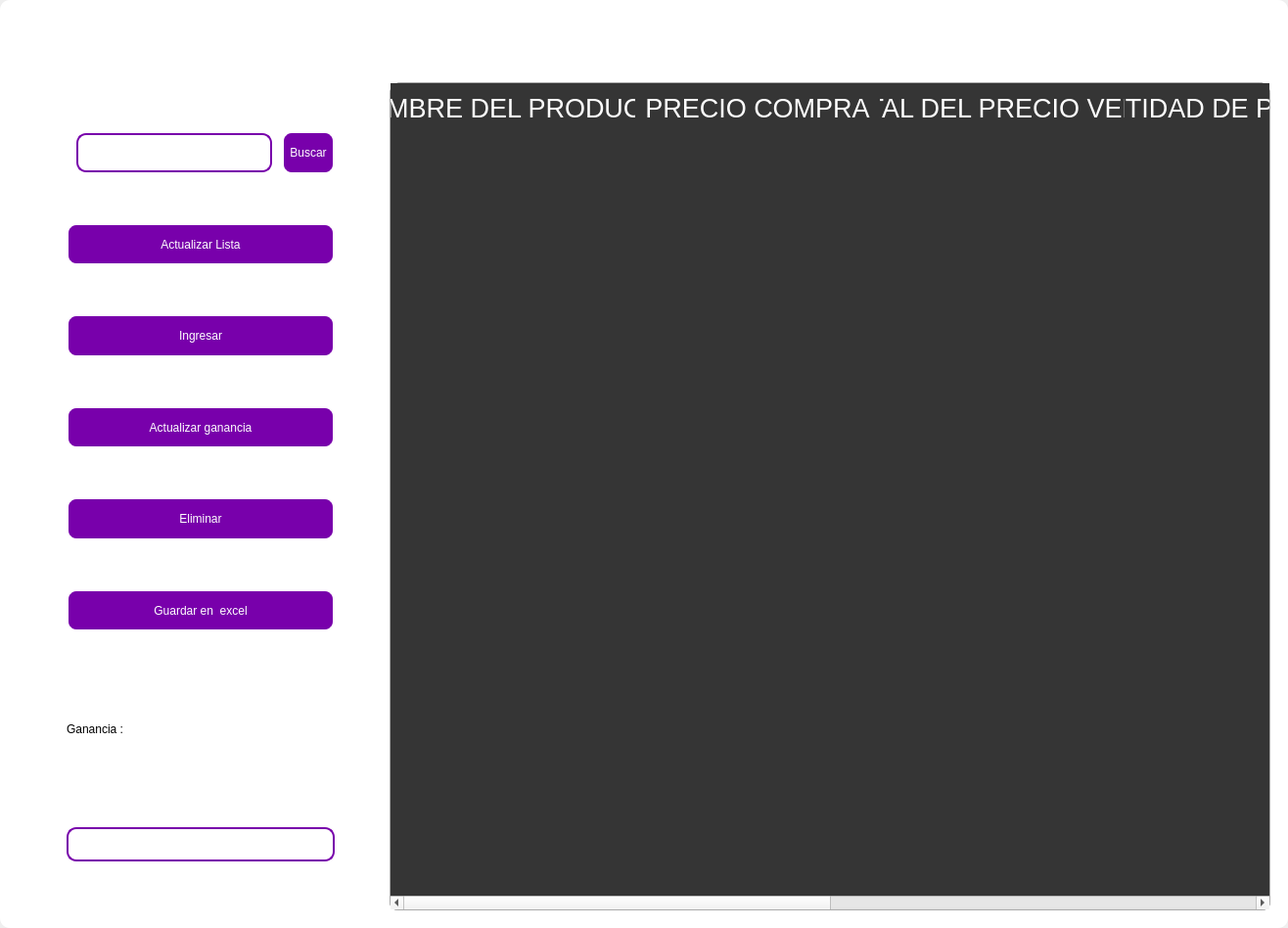
<?xml version="1.0" encoding="UTF-8"?>
<ui version="4.0">
 <class>MainWindow</class>
 <widget class="QMainWindow" name="MainWindow">
  <property name="geometry">
   <rect>
    <x>0</x>
    <y>0</y>
    <width>1316</width>
    <height>948</height>
   </rect>
  </property>
  <property name="windowTitle">
   <string>MainWindow</string>
  </property>
  <property name="styleSheet">
   <string notr="true"/>
  </property>
  <widget class="QWidget" name="centralwidget">
   <property name="styleSheet">
    <string notr="true"/>
   </property>
   <layout class="QVBoxLayout" name="verticalLayout">
    <property name="spacing">
     <number>0</number>
    </property>
    <property name="leftMargin">
     <number>0</number>
    </property>
    <property name="topMargin">
     <number>0</number>
    </property>
    <property name="rightMargin">
     <number>0</number>
    </property>
    <property name="bottomMargin">
     <number>0</number>
    </property>
    <item>
     <widget class="QFrame" name="frame">
      <property name="enabled">
       <bool>true</bool>
      </property>
      <property name="styleSheet">
       <string notr="true">
QFrame {
	border-radius:10px;
	
	background-color: rgb(255, 255, 255);
 }
</string>
      </property>
      <property name="frameShape">
       <enum>QFrame::StyledPanel</enum>
      </property>
      <property name="frameShadow">
       <enum>QFrame::Raised</enum>
      </property>
      <layout class="QVBoxLayout" name="verticalLayout_2">
       <item>
        <widget class="QFrame" name="frame_superior">
         <property name="minimumSize">
          <size>
           <width>0</width>
           <height>40</height>
          </size>
         </property>
         <property name="maximumSize">
          <size>
           <width>16777215</width>
           <height>40</height>
          </size>
         </property>
         <property name="styleSheet">
          <string notr="true">QPushButton{
border-radius:18px;
}

QPushButton:hover{
	background-color: rgb(0, 0, 0);
}
</string>
         </property>
         <property name="frameShape">
          <enum>QFrame::StyledPanel</enum>
         </property>
         <property name="frameShadow">
          <enum>QFrame::Raised</enum>
         </property>
         <layout class="QHBoxLayout" name="horizontalLayout_3">
          <property name="spacing">
           <number>4</number>
          </property>
          <property name="leftMargin">
           <number>0</number>
          </property>
          <property name="topMargin">
           <number>0</number>
          </property>
          <property name="rightMargin">
           <number>0</number>
          </property>
          <property name="bottomMargin">
           <number>0</number>
          </property>
          <item>
           <widget class="QPushButton" name="btn_icon">
            <property name="text">
             <string/>
            </property>
            <property name="iconSize">
             <size>
              <width>40</width>
              <height>40</height>
             </size>
            </property>
           </widget>
          </item>
          <item>
           <spacer name="horizontalSpacer_2">
            <property name="orientation">
             <enum>Qt::Horizontal</enum>
            </property>
            <property name="sizeHint" stdset="0">
             <size>
              <width>443</width>
              <height>20</height>
             </size>
            </property>
           </spacer>
          </item>
          <item>
           <widget class="QPushButton" name="btn_exit">
            <property name="minimumSize">
             <size>
              <width>38</width>
              <height>38</height>
             </size>
            </property>
            <property name="maximumSize">
             <size>
              <width>38</width>
              <height>38</height>
             </size>
            </property>
            <property name="text">
             <string/>
            </property>
            <property name="iconSize">
             <size>
              <width>35</width>
              <height>35</height>
             </size>
            </property>
           </widget>
          </item>
          <item>
           <widget class="QPushButton" name="bt_minimizar">
            <property name="minimumSize">
             <size>
              <width>38</width>
              <height>38</height>
             </size>
            </property>
            <property name="maximumSize">
             <size>
              <width>38</width>
              <height>38</height>
             </size>
            </property>
            <property name="cursor">
             <cursorShape>PointingHandCursor</cursorShape>
            </property>
            <property name="text">
             <string/>
            </property>
            <property name="icon">
             <iconset>
              <normaloff>image/minus.svg</normaloff>image/minus.svg</iconset>
            </property>
            <property name="iconSize">
             <size>
              <width>38</width>
              <height>38</height>
             </size>
            </property>
           </widget>
          </item>
          <item>
           <widget class="QPushButton" name="bt_maximizar">
            <property name="minimumSize">
             <size>
              <width>38</width>
              <height>38</height>
             </size>
            </property>
            <property name="maximumSize">
             <size>
              <width>38</width>
              <height>38</height>
             </size>
            </property>
            <property name="cursor">
             <cursorShape>PointingHandCursor</cursorShape>
            </property>
            <property name="text">
             <string/>
            </property>
            <property name="icon">
             <iconset>
              <normaloff>image/chevron-up.svg</normaloff>image/chevron-up.svg</iconset>
            </property>
            <property name="iconSize">
             <size>
              <width>38</width>
              <height>38</height>
             </size>
            </property>
           </widget>
          </item>
          <item>
           <widget class="QPushButton" name="bt_restaurar">
            <property name="minimumSize">
             <size>
              <width>38</width>
              <height>38</height>
             </size>
            </property>
            <property name="maximumSize">
             <size>
              <width>38</width>
              <height>38</height>
             </size>
            </property>
            <property name="cursor">
             <cursorShape>PointingHandCursor</cursorShape>
            </property>
            <property name="text">
             <string/>
            </property>
            <property name="icon">
             <iconset>
              <normaloff>image/chevron-down.svg</normaloff>image/chevron-down.svg</iconset>
            </property>
            <property name="iconSize">
             <size>
              <width>38</width>
              <height>38</height>
             </size>
            </property>
           </widget>
          </item>
          <item>
           <widget class="QPushButton" name="bt_cerrar">
            <property name="minimumSize">
             <size>
              <width>38</width>
              <height>38</height>
             </size>
            </property>
            <property name="maximumSize">
             <size>
              <width>38</width>
              <height>38</height>
             </size>
            </property>
            <property name="cursor">
             <cursorShape>PointingHandCursor</cursorShape>
            </property>
            <property name="text">
             <string/>
            </property>
            <property name="icon">
             <iconset>
              <normaloff>image/x.svg</normaloff>image/x.svg</iconset>
            </property>
            <property name="iconSize">
             <size>
              <width>38</width>
              <height>38</height>
             </size>
            </property>
           </widget>
          </item>
         </layout>
        </widget>
       </item>
       <item>
        <widget class="QLabel" name="label">
         <property name="styleSheet">
          <string notr="true">font: 30pt &quot;MS Shell Dlg 2&quot;;
color: rgb(255, 255, 255);</string>
         </property>
         <property name="text">
          <string>Calcular total de ganacias</string>
         </property>
         <property name="alignment">
          <set>Qt::AlignCenter</set>
         </property>
        </widget>
       </item>
       <item>
        <widget class="QFrame" name="frame_3">
         <property name="minimumSize">
          <size>
           <width>0</width>
           <height>0</height>
          </size>
         </property>
         <property name="frameShape">
          <enum>QFrame::StyledPanel</enum>
         </property>
         <property name="frameShadow">
          <enum>QFrame::Raised</enum>
         </property>
         <layout class="QHBoxLayout" name="horizontalLayout_4">
          <property name="leftMargin">
           <number>9</number>
          </property>
          <property name="topMargin">
           <number>9</number>
          </property>
          <property name="rightMargin">
           <number>9</number>
          </property>
          <item>
           <layout class="QVBoxLayout" name="verticalLayout_4">
            <property name="spacing">
             <number>50</number>
            </property>
            <property name="sizeConstraint">
             <enum>QLayout::SetDefaultConstraint</enum>
            </property>
            <property name="leftMargin">
             <number>50</number>
            </property>
            <property name="topMargin">
             <number>50</number>
            </property>
            <property name="rightMargin">
             <number>50</number>
            </property>
            <property name="bottomMargin">
             <number>50</number>
            </property>
            <item>
             <layout class="QHBoxLayout" name="horizontalLayout">
              <property name="spacing">
               <number>10</number>
              </property>
              <property name="leftMargin">
               <number>10</number>
              </property>
              <property name="topMargin">
               <number>0</number>
              </property>
              <property name="bottomMargin">
               <number>0</number>
              </property>
              <item>
               <widget class="QLineEdit" name="searchtxt">
                <property name="minimumSize">
                 <size>
                  <width>200</width>
                  <height>35</height>
                 </size>
                </property>
                <property name="maximumSize">
                 <size>
                  <width>150</width>
                  <height>40</height>
                 </size>
                </property>
                <property name="styleSheet">
                 <string notr="true">QLabel {
	color: rgb(255, 255, 254);
	font: 12pt &quot;Arial&quot;;
	background-color: rgba(0, 0, 0,0);
}

QTextEdit{
background-color: rgba(0, 0, 0,0);
border-radius:10px; 
font: 12pt &quot;Arial&quot;;
color: rgb(255, 255, 254);
border: 2px solid  rgb(255, 255, 255);

}

QTextEdit:hover{
background-color: rgba(0, 0, 0,0);
border-radius:10px; 
font: 12pt &quot;Arial&quot;;
border: 2px solid  rgb(120, 0, 171);
}

QTextEdit:focus{
background-color: rgb(0, 0, 0);
border-radius:10px; 
font: 12pt &quot;Arial&quot;;
border: 2px solid rgb(120, 0, 171);
}

QLineEdit{
background-color: rgba(0, 0, 0,0);
border-radius:10px; 
font: 12pt &quot;Arial&quot;;
color: rgb(255, 255, 254);
border: 2px solid  rgb(120, 0, 171);
}

QLineEdit:hover{
background-color: rgba(0, 0, 0,0);
border-radius:10px; 
font: 12pt &quot;Arial&quot;;
border: 2px solid  rgb(120, 0, 171);
}

QLineEdit:focus{
background-color: rgb(0, 0, 0);
border-radius:10px; 
font: 12pt &quot;Arial&quot;;
border: 2px solid rgb(120, 0, 171);
}

QCheckBox{
	font: 12pt &quot;Arial&quot;;
	color: rgb(255, 255, 255);
}

QCheckBox::indicator {
    width: 18px;
    height:18px;
}

QCheckBox::indicator:unchecked {
   background-image: url(image/square.svg);
}

QCheckBox::indicator:checked {
   background-image: url(image/check-square.svg);
}

QPushButton{
border-radius:10px; 
font: 12pt &quot;Arial&quot;;
color: rgb(255, 255, 254);
border: 2px solid #ffffff;
}

QPushButton:hover{
border-radius:10px; 
font: 12pt &quot;Arial&quot;;
color: rgb(255, 255, 255);
border: 2px solid rgb(120, 0, 171);
	background-color: rgb(120, 0, 171);
}
</string>
                </property>
               </widget>
              </item>
              <item>
               <widget class="QPushButton" name="btn_search">
                <property name="sizePolicy">
                 <sizepolicy hsizetype="Minimum" vsizetype="Fixed">
                  <horstretch>0</horstretch>
                  <verstretch>0</verstretch>
                 </sizepolicy>
                </property>
                <property name="minimumSize">
                 <size>
                  <width>0</width>
                  <height>15</height>
                 </size>
                </property>
                <property name="maximumSize">
                 <size>
                  <width>100</width>
                  <height>50</height>
                 </size>
                </property>
                <property name="cursor">
                 <cursorShape>PointingHandCursor</cursorShape>
                </property>
                <property name="styleSheet">
                 <string notr="true">QPushButton{
border-radius:10px; 
font: 12pt &quot;Arial&quot;;
color: rgb(255, 255, 254);
border: 2px solid #ffffff;
	background-color: rgb(120, 0, 171);
}

QPushButton:hover{
border-radius:10px; 
font: 12pt &quot;Arial&quot;;
color: rgb(255, 255, 255);
border: 2px solid rgb(120, 0, 171);
	background-color: rgb(120, 0, 171);
}</string>
                </property>
                <property name="text">
                 <string>Buscar</string>
                </property>
               </widget>
              </item>
             </layout>
            </item>
            <item>
             <widget class="QPushButton" name="btn_get">
              <property name="minimumSize">
               <size>
                <width>50</width>
                <height>40</height>
               </size>
              </property>
              <property name="maximumSize">
               <size>
                <width>300</width>
                <height>50</height>
               </size>
              </property>
              <property name="cursor">
               <cursorShape>PointingHandCursor</cursorShape>
              </property>
              <property name="styleSheet">
               <string notr="true">QPushButton{
border-radius:10px; 
font: 12pt &quot;Arial&quot;;
color: rgb(255, 255, 254);
border: 2px solid #ffffff;
	background-color: rgb(120, 0, 171);
}

QPushButton:hover{
border-radius:10px; 
font: 12pt &quot;Arial&quot;;
color: rgb(255, 255, 255);
border: 2px solid rgb(120, 0, 171);
	background-color: rgb(120, 0, 171);
}</string>
              </property>
              <property name="text">
               <string>Actualizar Lista</string>
              </property>
              <property name="iconSize">
               <size>
                <width>35</width>
                <height>35</height>
               </size>
              </property>
             </widget>
            </item>
            <item>
             <widget class="QPushButton" name="btn_add">
              <property name="minimumSize">
               <size>
                <width>0</width>
                <height>40</height>
               </size>
              </property>
              <property name="maximumSize">
               <size>
                <width>300</width>
                <height>50</height>
               </size>
              </property>
              <property name="cursor">
               <cursorShape>PointingHandCursor</cursorShape>
              </property>
              <property name="styleSheet">
               <string notr="true">QPushButton{
border-radius:10px; 
font: 12pt &quot;Arial&quot;;
color: rgb(255, 255, 254);
border: 2px solid #ffffff;
	background-color: rgb(120, 0, 171);
}

QPushButton:hover{
border-radius:10px; 
font: 12pt &quot;Arial&quot;;
color: rgb(255, 255, 255);
border: 2px solid rgb(120, 0, 171);
	background-color: rgb(120, 0, 171);
}</string>
              </property>
              <property name="text">
               <string>Ingresar</string>
              </property>
              <property name="iconSize">
               <size>
                <width>35</width>
                <height>35</height>
               </size>
              </property>
             </widget>
            </item>
            <item>
             <widget class="QPushButton" name="btn_update">
              <property name="minimumSize">
               <size>
                <width>0</width>
                <height>40</height>
               </size>
              </property>
              <property name="maximumSize">
               <size>
                <width>300</width>
                <height>50</height>
               </size>
              </property>
              <property name="cursor">
               <cursorShape>PointingHandCursor</cursorShape>
              </property>
              <property name="styleSheet">
               <string notr="true">QPushButton{
border-radius:10px; 
font: 12pt &quot;Arial&quot;;
color: rgb(255, 255, 254);
border: 2px solid #ffffff;
	background-color: rgb(120, 0, 171);
}

QPushButton:hover{
border-radius:10px; 
font: 12pt &quot;Arial&quot;;
color: rgb(255, 255, 255);
border: 2px solid rgb(120, 0, 171);
	background-color: rgb(120, 0, 171);
}</string>
              </property>
              <property name="text">
               <string>Actualizar ganancia</string>
              </property>
              <property name="iconSize">
               <size>
                <width>35</width>
                <height>35</height>
               </size>
              </property>
             </widget>
            </item>
            <item>
             <widget class="QPushButton" name="btn_delete">
              <property name="minimumSize">
               <size>
                <width>0</width>
                <height>40</height>
               </size>
              </property>
              <property name="maximumSize">
               <size>
                <width>300</width>
                <height>50</height>
               </size>
              </property>
              <property name="cursor">
               <cursorShape>PointingHandCursor</cursorShape>
              </property>
              <property name="styleSheet">
               <string notr="true">QPushButton{
border-radius:10px; 
font: 12pt &quot;Arial&quot;;
color: rgb(255, 255, 254);
border: 2px solid #ffffff;
	background-color: rgb(120, 0, 171);
}

QPushButton:hover{
border-radius:10px; 
font: 12pt &quot;Arial&quot;;
color: rgb(255, 255, 255);
border: 2px solid rgb(120, 0, 171);
	background-color: rgb(120, 0, 171);
}</string>
              </property>
              <property name="text">
               <string>Eliminar</string>
              </property>
              <property name="iconSize">
               <size>
                <width>35</width>
                <height>35</height>
               </size>
              </property>
             </widget>
            </item>
            <item>
             <widget class="QPushButton" name="btn_excel">
              <property name="minimumSize">
               <size>
                <width>10</width>
                <height>40</height>
               </size>
              </property>
              <property name="maximumSize">
               <size>
                <width>300</width>
                <height>50</height>
               </size>
              </property>
              <property name="cursor">
               <cursorShape>PointingHandCursor</cursorShape>
              </property>
              <property name="styleSheet">
               <string notr="true">QPushButton{
border-radius:10px; 
font: 12pt &quot;Arial&quot;;
color: rgb(255, 255, 254);
border: 2px solid #ffffff;
	background-color: rgb(120, 0, 171);
}

QPushButton:hover{
border-radius:10px; 
font: 12pt &quot;Arial&quot;;
color: rgb(255, 255, 255);
border: 2px solid rgb(120, 0, 171);
	background-color: rgb(120, 0, 171);
}</string>
              </property>
              <property name="text">
               <string>Guardar en  excel</string>
              </property>
              <property name="iconSize">
               <size>
                <width>35</width>
                <height>35</height>
               </size>
              </property>
             </widget>
            </item>
            <item>
             <widget class="QLabel" name="label_gain">
              <property name="minimumSize">
               <size>
                <width>35</width>
                <height>100</height>
               </size>
              </property>
              <property name="styleSheet">
               <string notr="true">font: 20pt &quot;MS Shell Dlg 2&quot;;
color: rgb(0, 0, 0);</string>
              </property>
              <property name="text">
               <string>Ganancia :</string>
              </property>
             </widget>
            </item>
            <item>
             <widget class="QLineEdit" name="gaintxt">
              <property name="enabled">
               <bool>false</bool>
              </property>
              <property name="minimumSize">
               <size>
                <width>0</width>
                <height>35</height>
               </size>
              </property>
              <property name="styleSheet">
               <string notr="true">QLabel {
	color: rgb(255, 255, 254);
	font: 12pt &quot;Arial&quot;;
	background-color: rgba(0, 0, 0,0);
}

QTextEdit{
background-color: rgba(0, 0, 0,0);
border-radius:10px; 
font: 12pt &quot;Arial&quot;;
color: rgb(255, 255, 254);
border: 2px solid  rgb(255, 255, 255);

}

QTextEdit:hover{
background-color: rgba(0, 0, 0,0);
border-radius:10px; 
font: 12pt &quot;Arial&quot;;
border: 2px solid  rgb(120, 0, 171);
}

QTextEdit:focus{
background-color: rgb(0, 0, 0);
border-radius:10px; 
font: 12pt &quot;Arial&quot;;
border: 2px solid rgb(120, 0, 171);
}

QLineEdit{
background-color: rgba(0, 0, 0,0);
border-radius:10px; 
font: 12pt &quot;Arial&quot;;
color: rgb(255, 255, 254);
border: 2px solid  rgb(120, 0, 171);
}

QLineEdit:hover{
background-color: rgba(0, 0, 0,0);
border-radius:10px; 
font: 12pt &quot;Arial&quot;;
border: 2px solid  rgb(120, 0, 171);
}

QLineEdit:focus{
background-color: rgb(0, 0, 0);
border-radius:10px; 
font: 12pt &quot;Arial&quot;;
border: 2px solid rgb(120, 0, 171);
}

QCheckBox{
	font: 12pt &quot;Arial&quot;;
	color: rgb(255, 255, 255);
}

QCheckBox::indicator {
    width: 18px;
    height:18px;
}

QCheckBox::indicator:unchecked {
   background-image: url(image/square.svg);
}

QCheckBox::indicator:checked {
   background-image: url(image/check-square.svg);
}

QPushButton{
border-radius:10px; 
font: 12pt &quot;Arial&quot;;
color: rgb(255, 255, 254);
border: 2px solid #ffffff;
}

QPushButton:hover{
border-radius:10px; 
font: 12pt &quot;Arial&quot;;
color: rgb(255, 255, 255);
border: 2px solid rgb(120, 0, 171);
	background-color: rgb(120, 0, 171);
}
</string>
              </property>
             </widget>
            </item>
           </layout>
          </item>
          <item>
           <widget class="QTableWidget" name="table_invoice">
            <property name="minimumSize">
             <size>
              <width>900</width>
              <height>0</height>
             </size>
            </property>
            <property name="maximumSize">
             <size>
              <width>700</width>
              <height>16777215</height>
             </size>
            </property>
            <property name="styleSheet">
             <string notr="true">QTableView {

	border: 1px solid rgba(255,255,255,40);
	border-bottom-right-radius: 7px; 
	border-bottom-left-radius: 7px; 
	color: white;
	font: 15pt &quot;MS Shell Dlg 2&quot;;
	background-color: rgb(53, 53, 53);
}

QHeaderView::section {
background-color: rgb(53, 53, 53);
color: white;
border: none;
height: 50px;
font-size: 20pt;
}

QTableView::item {
    border-style: none;
    border-bottom: 1px solid rgba(255,255,255,50);
    padding-left: auto;
    padding-right: auto;
}

QTableView::item:selected{
	border: none;
	color: rgb(255, 255, 255);
    background-color: rgba(255, 255, 255, 50);
}
</string>
            </property>
            <property name="lineWidth">
             <number>1</number>
            </property>
            <property name="editTriggers">
             <set>QAbstractItemView::NoEditTriggers</set>
            </property>
            <attribute name="horizontalHeaderDefaultSectionSize">
             <number>250</number>
            </attribute>
            <column>
             <property name="text">
              <string>NOMBRE DEL PRODUCTO</string>
             </property>
            </column>
            <column>
             <property name="text">
              <string>PRECIO COMPRA</string>
             </property>
            </column>
            <column>
             <property name="text">
              <string>TOTAL DEL PRECIO VENTA</string>
             </property>
            </column>
            <column>
             <property name="text">
              <string>CANTIDAD DE PRODUCTOS</string>
             </property>
            </column>
            <column>
             <property name="text">
              <string>TOTAL DE PRECIO U.</string>
             </property>
            </column>
            <column>
             <property name="text">
              <string>ID</string>
             </property>
            </column>
           </widget>
          </item>
         </layout>
        </widget>
       </item>
      </layout>
     </widget>
    </item>
   </layout>
  </widget>
 </widget>
 <resources/>
 <connections/>
</ui>
